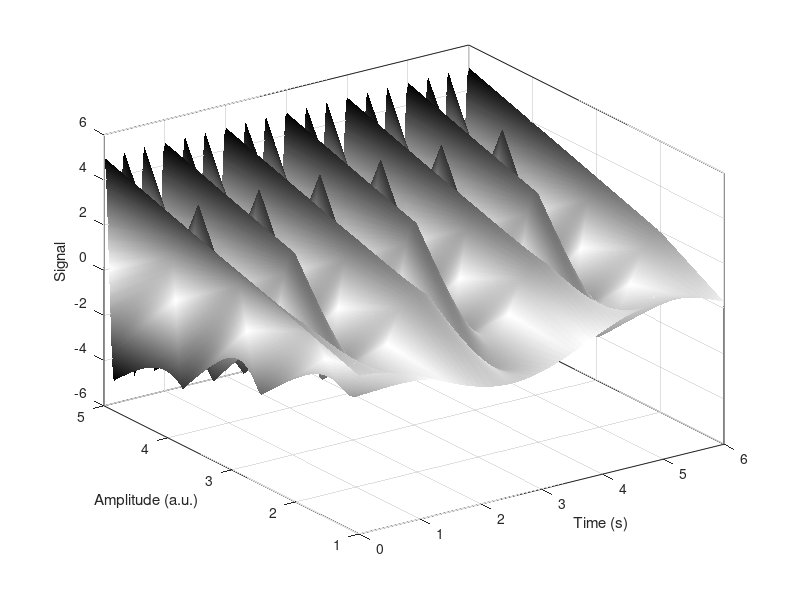

Write MATLAB code to recreate this figure. (Note: this script raises an error after producing the figure.)
%Create signals using the mathematical formula x(t) = A • cos(2πf0t + φ) 

t = 0:0.001:6; % 6s time with time steps of 0.001s 
% Manipulate these variables to generate new signals using 'for loops'


% 125 graphs in one figure?
% plot the effect in ONE graph?
% define the signal:EMG in mV; Arbitrary unit
% axis increment
% for A,f0,phase; [inside loops] save index array; end end end; plot outside
% have array & plot later
% animation? show one on top of others
% legend outside
% instead of color, use shading to show the effect?
% change unit for the graph & change title??
% 3min presentation


%% create all 125 plots
TIME = 0:0.001:6
AMPLITUDE_VALUES = [1, 2, 3, 4, 5];
FREQUENCY_VALUES = [0.2, 0.5, 1, 2, 3];
% 0.1-0.5Hz for natural CoP sway in quiet standing (ankle strategies)
% 1-3Hz for CoP sway in more chanllenging standing (hip strategies)
% 5Hz for EMG activity - reflexive neuromuscular control (stretch reflex)
PHASE_VALUES = [0, 1/4*pi, 1/2*pi, 3/4*pi, pi];
results = cell(length(AMPLITUDE_VALUES)*length(FREQUENCY_VALUES)*length(PHASE_VALUES), 4);
row = 1

for iAMPLITUDE = AMPLITUDE_VALUES;
    for iFREQUENCY = FREQUENCY_VALUES;
        for iPHASE = PHASE_VALUES;
            x = iAMPLITUDE * cos(2*pi*iFREQUENCY*TIME+ iPHASE);
            results{row,1} = x;              
            results{row,2} = iAMPLITUDE;
            results{row,3} = iFREQUENCY;
            results{row,4} = iPHASE;
            row = row + 1;
        end
    end
end

%% 3D plots of variable effect
% --- Parameters ---
% X axis: TIME
% Y levels: AMPLITUDE_VALUES
% FREQUENCY_VALUES
phi1 = 0;                                  % fix phase 
phi2 = pi;
% --- Build surface grids ---
[T, Agrid] = meshgrid(TIME, AMPLITUDE_VALUES);           % T: [numA x numT], Agrid same size

% Row-wise frequency map (same length as A)
FREQUENCY_LIST = FREQUENCY_VALUES(:);           % column vector [numA x 1]      
Fgrid = repmat(FREQUENCY_LIST, 1, 6001)         % expand to [numA x numT]
                                                % 6001 = numel(TIME)

%PHASE_LIST = PHASE_VALUES(:);               
%Pgrid = repmat(PHASE_LIST, 1, 6001)
% --- Signal surface (Z) ---
SIGNAL1 = Agrid .* cos(2*pi.*Fgrid.*T + phi1);   


% --- Greyscale coloring: dark at peaks, pale near zero ---
C = abs(SIGNAL1);                          % intensity by magnitude
C = C ./ max(C(:));                        % normalize 0.1
C = 1 - C;                                 % invert so peaks -> dark, zero -> pale

% --- Plot as smooth grey surf ---
figure('Color','w');

surf(T, Agrid, SIGNAL1,C, 'EdgeColor','none');  % use C as color data (greyscale)
colormap(gray);                            % single grey palette
shading interp;                            % smooth color transitions

                   

view([-35 30]);                            % nice 3D angle suggested
box on; grid on;


xlabel('Time (s)');
ylabel('Amplitude (a.u.)');                
zlabel('Signal');
title('The Effect of Amplitude and Frequency on CoP Sway Cosine Waves', fontsize = 20);

% Optional subtle lighting (keeps greyscale look)
% camlight headlight; material dull;

%%
% --- Parameters ---
phi1 = 0; 
phi2 = pi;

% --- Build surface grids ---
[T, Agrid] = meshgrid(TIME, AMPLITUDE_VALUES);            % [nA x nT]
FREQUENCY_LIST = FREQUENCY_VALUES(:);                     % [nA x 1]
Fgrid = repmat(FREQUENCY_LIST, 1, numel(TIME));           % [nA x nT]

% --- Signals ---
SIGNAL1 = Agrid .* cos(2*pi.*Fgrid.*T + phi1);
SIGNAL2 = Agrid .* cos(2*pi.*Fgrid.*T + phi2);

% --- Greyscale coloring for base surface (pale near zero, dark at peaks) ---
C1 = abs(SIGNAL1);
C1 = C1 ./ max(C1(:));
C1 = 1 - C1;

% --- Plot ---
F = figure('Color','w'); hold on
s1 = surf(T, Agrid, SIGNAL1, C1, 'EdgeColor','none');     % base (greyscale)
colormap(gray);                                           % single colormap
shading interp

% --- Red overlay: solid red, transparency ~ |signal| ---
A2 = abs(SIGNAL2);                    
A2 = A2 ./ max(A2(:));                % 0..1
gamma = 1.0;                          % try 1.5 to make mid-values paler
A2 = A2.^gamma;

s2 = surf(T, Agrid, SIGNAL2, 'EdgeColor','none', ...
          'FaceColor',[1 0 0], ...    % fixed red (doesn't use colormap)
          'FaceAlpha','interp', ...
          'AlphaData', A2);            % opaque at peaks, transparent near zero

view([-35 30]); box on; grid on
xlabel('Time (s)', FontSize=15)
ylabel('Amplitude (a.u.)', FontSize=15)    
zlabel('Signal')
title('The Effect of Amplitude, Frequency, and Phase on COP Sway Cosine Waves', fontsize = 20)
camlight headlight; material dull
legend('Phase = 0', 'Phase = π', 'box', 'off', FontSize=10)

%% 2D plots of variable effect
figure;

subplot(3, 1, 1);
plot(TIME, results{1,1}, LineWidth=1.5);
hold on;
plot(TIME, results{2,1}, LineWidth=1.5);
plot(TIME, results{3,1}, LineWidth=1.5);
plot(TIME, results{4,1}, LineWidth=1.5);
plot(TIME, results{5,1}, LineWidth=1.5);
box off;
title('Effect of Phase on Signal', fontsize = 24);
legend("phase = 0", "phase = 1/2π", "phase = 1/4π", "phase = 3/4π","phase = π", 'Box','off', 'Location','eastoutside');
xlabel('Time (s)', fontsize = 15);
ylabel('CoP Displacement_A_P (cm)', fontsize = 15);
subplot(3, 1, 2);
plot(TIME, results{1,1}, LineWidth=1.5);
hold on;
plot(TIME, results{6,1}, LineWidth=1.5);
plot(TIME, results{11,1}, LineWidth=1.5);
plot(TIME, results{16,1}, LineWidth=1.5);
plot(TIME, results{21,1}, LineWidth=1.5);
box off;
title('Effect of Frequency (f0) on Signal', fontsize = 24);
legend("f0 = 0.2Hz", "f0 = 0.5Hz", "f0 = 1Hz", "f0 = 2Hz","f0 = 3Hz", 'Box','off', 'Location','eastoutside');
xlabel('Time (s)', fontsize = 15);
ylabel('CoP Displacement_A_P (cm)', fontsize = 15);
subplot(3, 1, 3);
plot(TIME, results{1,1}, LineWidth=1.5);
hold on;
plot(TIME, results{26,1}, LineWidth=1.5);
plot(TIME, results{51,1}, LineWidth=1.5);
plot(TIME, results{76,1}, LineWidth=1.5);
plot(TIME, results{101,1}, LineWidth=1.5);
box off;
title('Effect of Amplitude (A) on Signal', fontsize = 24);
legend("A = 1 a.u.", "A = 2", "A = 3", "A = 4","A = 5", 'Box','off', 'Location','eastoutside');
xlabel('Time (s)', fontsize = 15);
ylabel('CoP Displacement_A_P (cm)', fontsize = 15);
%%
tol = 1e-6;
order1 = find(abs(results{1,1}) < tol);
zerovalue1 = TIME(order1(1,1));
plot(zerovalue1, results{1,1}(order1), 'ro');
order2 = find(abs(results{2,1}) < tol);
zerovalue2 = TIME(order2(1,2));
plot(zerovalue2, results{2,1}(order2), 'ro');
order3 = find(abs(results{3,1}) < tol);
zerovalue3 = TIME(order3(1,3));
plot(zerovalue3, results{3,1}(order3), 'ro');
order4 = find(abs(results{4,1}) < tol);
zerovalue4 = TIME(order4(1,4));
plot(zerovalue4, results{4,1}(order4), 'ro');
order5 = find(abs(results{5,1}) < tol);
zerovalue5 = TIME(order5(1,5));
plot(zerovalue5, results{5,1}(order5), 'ro');
box off
%legend("phase = 0", 'Box','off', 'Location','eastoutside');
hold off;
subplot(5, 1, 2);
plot(TIME, results{2,1});
hold on;
order2 = find(abs(results{2,1}) < tol);
zerovalue2 = TIME(order2(1,2));
plot(zerovalue2, results{2,1}(order2), 'ro', 'MarkerFaceColor','r');
box off
%legend("phase = 1/2π", 'Box','off', 'Location','eastoutside');
hold off;
subplot(5, 1, 3);
plot(TIME, results{3,1});
hold on;
order3 = find(abs(results{3,1}) < tol);
zerovalue3 = TIME(order3(1,3));
plot(zerovalue3, results{3,1}(order3), 'ro', 'MarkerFaceColor','r');
box off
%legend("phase = 1/4π", 'Box','off', 'Location','eastoutside');
hold off;
subplot(5, 1, 4);
plot(TIME, results{4,1});
hold on;
order4 = find(abs(results{4,1}) < tol);
zerovalue4 = TIME(order4(1,4));
plot(zerovalue4, results{4,1}(order4), 'ro', 'MarkerFaceColor','r');
box off
%legend("phase = 3/4π", 'Box','off', 'Location','eastoutside');
hold off;
subplot(5, 1, 5);
plot(TIME, results{5,1});
hold on;
order5 = find(abs(results{5,1}) < tol);
zerovalue5 = TIME(order5(1,5));
plot(zerovalue5, results{5,1}(order5), 'ro', 'MarkerFaceColor','r');
box off
%legend("phase = π", 'Box','off', 'Location','eastoutside');
xlabel('Time (s)', fontsize = 15);
hold off;
X = axes(fig,'visible','off'); 
X.YLabel.Visible = 'on'; 
ylabel(X, 'CoP Displacement (cm)', fontsize = 15); 
%%
a = [1,2,3,4,5,6,7,8,9,10,11,12,13,14];
b = [1,1,0,0,1,1,0,0,1,1,0,0,1,1];
plot(a, b, 'LineWidth', 4)


%%
%plot(TIME, results{36,1}, 'k', LineWidth=4);
a =[1,1,1,1,1,1,1,1,1,1,1,1,1,1,1,1]
b=[1,1,0,0,1,1,0,0,1,1,0,0,1,1,0,0]
plot(a,b, LineWidth=4)
%xlim([0,2000])
%hold on
%plot(TIME, results{2,1}, 'b', LineWidth=1.5);
%xlabel('Time (s)', fontsize = 15, FontWeight='bold');
%ylabel('CoP Displacement_A_P (cm)', fontsize = 15, FontWeight='bold');
%set(gca, 'LineWidth', 2);   % 2 is a good starting point
axis off
box off
%hold off

%% Effect of Amplitude 2D
f0 = 1;
phase = 0;
A_values = [1, 2, 3, 4, 5];
figure;
hold on;
for A = A_values;
    x = A * cos(2*pi*f0*t+ phase)
    plot (t,x, linewidth=1.5)
end
legend('A = 1', 'A = 2', 'A = 3', 'A = 4', 'A = 5');
xlabel('Time (s)');
ylabel('x(t)');
title('Effect of Amplitude (A) on Signal');
hold off
%% Effect of Frequency 2D
A = 2;
phase = 0;
f0_values = [0.1, 0.2, 0.5, 1, 2];
figure;
hold on;
for f0 = f0_values;
    x = A * cos(2*pi*f0*t+ phase)
    plot (t,x, linewidth=1.5)
end
legend('f0 = 0.1', 'f0 = 0.2', 'f0 = 0.5', 'f0 = 1', 'f0 = 2');
xlabel('Time (s)');
ylabel('x(t)');
title('Effect of frequency (f0) on Signal');
hold off
%% Effect of Phase 2D
A = 2; 
f0 = 1;
phase_values = [0, 1/2*pi, 1/4*pi, 3/4*pi, pi];
figure;
hold on;
for phase = phase_values;
    x = A * cos(2*pi*f0*t+phase)
    plot (t,x, linewidth=1.5)
end
legend('f0 = 0.1', 'f0 = 0.2', 'f0 = 0.5', 'f0 = 1', 'f0 = 2');
xlabel('Time (s)');
ylabel('x(t)');
title('Effect of phase on Signal');
hold off
%% Amplitude Effect 3D
t = 0:0.001:6;    % time
f0 = 2; phase = 0;
A1 = 1

y = A1 * ones(size(t)); % x-axis = constant amplitude
x = t;  % y-axis = time
z = A1 * cos(2*pi*f0*t + phase);   % z-axis = signal value

figure;
plot3(x, y, z, 'LineWidth', 1.5)
hold on;

A2 = 2
y = A2 * ones(size(t)); % y-axis = constant amplitude
z = A2 * cos(2*pi*f0*t + phase);   % z-axis = new signal value
plot3(x,y,z, 'LineWidth', 1.5);

A3 = 3
y = A3 * ones(size(t)); % y-axis = constant amplitude
z = A3 * cos(2*pi*f0*t + phase);   % z-axis = new signal value
plot3(x,y,z, 'LineWidth', 1.5);

A4 = 4
y = A4 * ones(size(t)); % y-axis = constant amplitude
z = A4 * cos(2*pi*f0*t + phase);   % z-axis = new signal value
plot3(x,y,z, 'LineWidth', 1.5);

A5 = 5
y = A5 * ones(size(t)); % y-axis = constant amplitude
z = A5 * cos(2*pi*f0*t + phase);   % z-axis = new signal value
plot3(x,y,z, 'LineWidth', 1.5);

grid on
xlabel('Time (s)')
ylabel('Amplitude (A)')
zlabel('Signal x(t)')
title('Effect of Amplitude (A) on Signal')
hold off

%% Frequency Effect 3D
t = 0:0.001:6;    % time
A = 2; phase = 0;
f01 = 0.1

y = f01 * ones(size(t)); % x-axis = constant frequency value
x = t;  % y-axis = time
z = A * cos(2*pi*f01*t + phase);   % z-axis = signal value

figure;
plot3(x, y, z, 'LineWidth', 1.5)
hold on;

f02 = 0.2
y = f02 * ones(size(t)); % y-axis = constant amplitude
z = A * cos(2*pi*f02*t + phase);   % z-axis = new signal value
plot3(x,y,z, 'LineWidth', 1.5);

f03 = 0.5
y = f03 * ones(size(t)); % y-axis = constant amplitude
z = A * cos(2*pi*f03*t + phase);   % z-axis = new signal value
plot3(x,y,z, 'LineWidth', 1.5);

f04 = 1
y = f04 * ones(size(t)); % y-axis = constant amplitude
z = A * cos(2*pi*f04*t + phase);   % z-axis = new signal value
plot3(x,y,z, 'LineWidth', 1.5);

f05 = 2
y = f05 * ones(size(t)); % y-axis = constant amplitude
z = A * cos(2*pi*f05*t + phase);   % z-axis = new signal value
plot3(x,y,z, 'LineWidth', 1.5);

grid on
xlabel('Time (s)')
ylabel('Frequency (f0)')
zlabel('Signal x(t)')
title('Effect of Frequency (f0) on Signal')
hold off

%% Phase Effect 3D
t = 0:0.001:6;    % time
A = 2; f0 = 0.5;

phase1 = 0
y = phase1 * ones(size(t)); % x-axis = constant frequency value
x = t;  % y-axis = time
z = A * cos(2*pi*f0*t + phase1);   % z-axis = signal value

figure;
plot3(x, y, z, 'LineWidth', 1.5)
hold on;

phase2 = 1/2*pi;
y = phase2 * ones(size(t)); % y-axis = constant amplitude
z = A * cos(2*pi*f0*t + phase2);   % z-axis = new signal value
plot3(x,y,z, 'LineWidth', 1.5);

phase3 = 1/4*pi;
y = phase3 * ones(size(t)); % y-axis = constant amplitude
z = A * cos(2*pi*f0*t + phase3);   % z-axis = new signal value
plot3(x,y,z, 'LineWidth', 1.5);

phase4 = 3/4*pi;
y = phase4 * ones(size(t)); % y-axis = constant amplitude
z = A * cos(2*pi*f0*t + phase4);   % z-axis = new signal value
plot3(x,y,z, 'LineWidth', 1.5);

phase5 = pi;
y = phase5 * ones(size(t)); % y-axis = constant amplitude
z = A * cos(2*pi*f0*t + phase5);   % z-axis = new signal value
plot3(x,y,z, 'LineWidth', 1.5);

grid on
xlabel('Time (s)')
ylabel('Phase')
zlabel('Signal x(t)')
title('Effect of Phase on Signal')
hold off